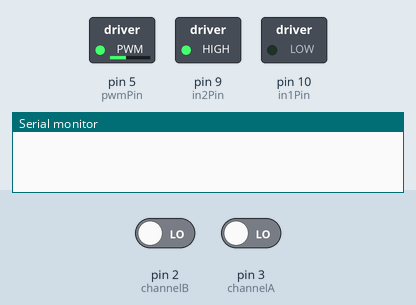
Recording of a sketch running on a simulated Arduino Uno, built with avr-gcc and run on an emulated ATmega328P. On the bench: switched loads named in the sketch (green lamp = pin HIGH), the last lines printed to the serial monitor. The inputs (shaded band) are chosen by the test bench; at power-on: pin 2 (channelB) LOW, pin 3 (channelA) LOW.

Above: at 0.1 s.
At 5.1 s:
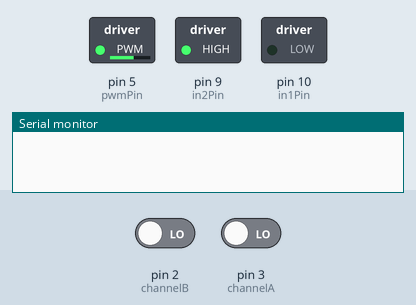
At 15.1 s:
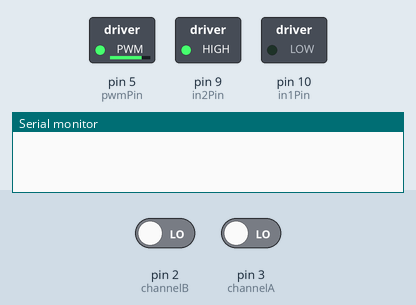
At 30.1 s:
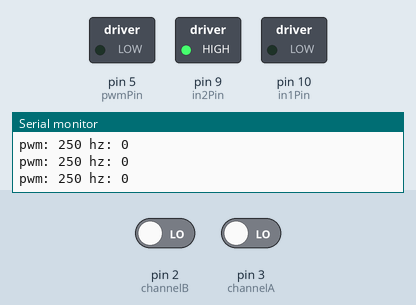
Timing chart, 0 to 31.6 s (numbered marks = the images above):
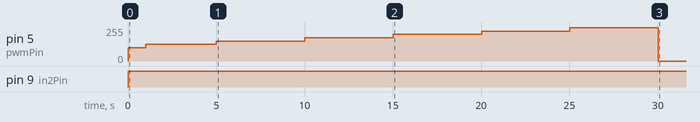

The sketch:

sketch_may23a.ino
```cpp
//channel pins for encoder values
int channelA = 3;
int channelB = 2;
int pwmPin = 5;

//output pins to control motor input
int in1Pin = 10;
int in2Pin = 9;

//encoder channel values
int valA= 0;
int valB= 0;

//for counting purposes
int valAPrev=valA;

//motor pwm duty cycle
int motorVal = 100;

int motorVals[] = {125,150,175, 200, 225,250};
int motorIndex = 0;
int bufIndex=0;
int buf[30];

//motor direction
int dir = 0;
int brightness = 0;
//
int pulses =0 ;

//timing
long previousMillis = 0;

long previousMillis5 = 0;


int done = 0;

int prevPulse = 0;

void setup() {
	// put your setup code here, to run once:
	Serial.begin(115200);
	pinMode(channelA, INPUT);
	pinMode(channelB, INPUT);
	pinMode(pwmPin, OUTPUT);
	pinMode(in1Pin, OUTPUT);
	pinMode(in2Pin, OUTPUT);


}

void loop() {
	// put your main code here, to run repeatedly:
	unsigned long currentMillis = millis();


	valA = digitalRead(channelA);
	valB = digitalRead(channelB);
  if ((valA != prevPulse) && valA){
    pulses += valA;
  }
  prevPulse = valA;

	unsigned long delta = currentMillis - previousMillis;
  unsigned long delta5 = currentMillis - previousMillis5;
	if (bufIndex < 30){

		if ((delta) > 1000){
			//1 second has elapsed, so record the cycle count
			buf[bufIndex] = pulses;
			if (delta5 > 5000){
				//we've taken 5 samples, so we want to increment motor counter
				motorIndex++;


			}
			pulses = 0;
			bufIndex++;
			motorVal = motorVals[motorIndex];
			analogWrite(pwmPin, motorVal);
			//delay(500); //we pause here to let the motor reach a new speed.
     previousMillis = currentMillis;
      if (delta5>5000){
        previousMillis5 = currentMillis;
      }
		}
		analogWrite(pwmPin, motorVal);
		digitalWrite(in1Pin, dir);
		digitalWrite(in2Pin, !dir);


	}
	else{
	// if we exceed buffer index we are done
		analogWrite(pwmPin, 0);
		for (int i = 0 ; i < 30 && !done; i++){
			Serial.print("pwm: ");
			Serial.print(motorVals[i/5]);
			Serial.print(" hz: ");
			Serial.print(buf[i]);
			Serial.println();
		}
		done = 1;

	}
	/*Serial.print("cycles:");
	  Serial.print(cycles);
	  Serial.print("ChannelA:");
	  Serial.print(valA);
	  Serial.print(",");
	  Serial.print("ChannelB:");

	  Serial.print(valB);
	  Serial.print(",");

	  Serial.println("Min:0,Max:1.5");*/


}
```

Measured:
- by itself, pin 5 (pwmPin): rises from 0/255 to 250/255 in 25.0 s, then falls to 0/255 in 5.0 s
- by itself, pin 9 (in2Pin): LOW → HIGH at 0.00 s
